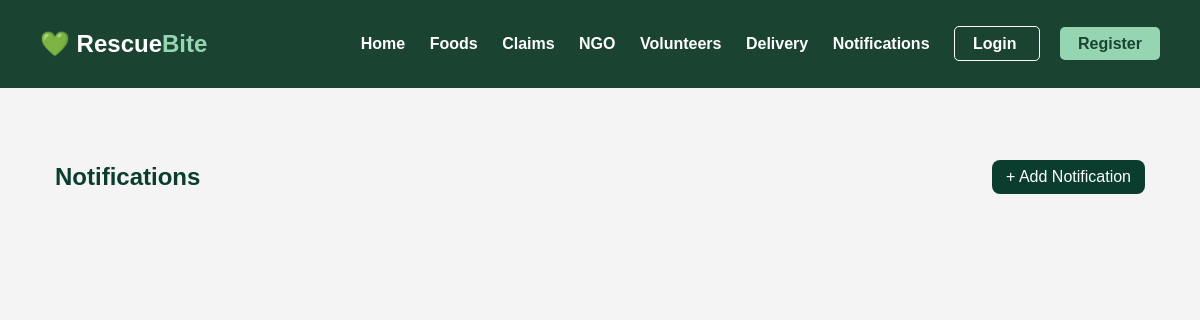
The app's page /notifications/, older data.
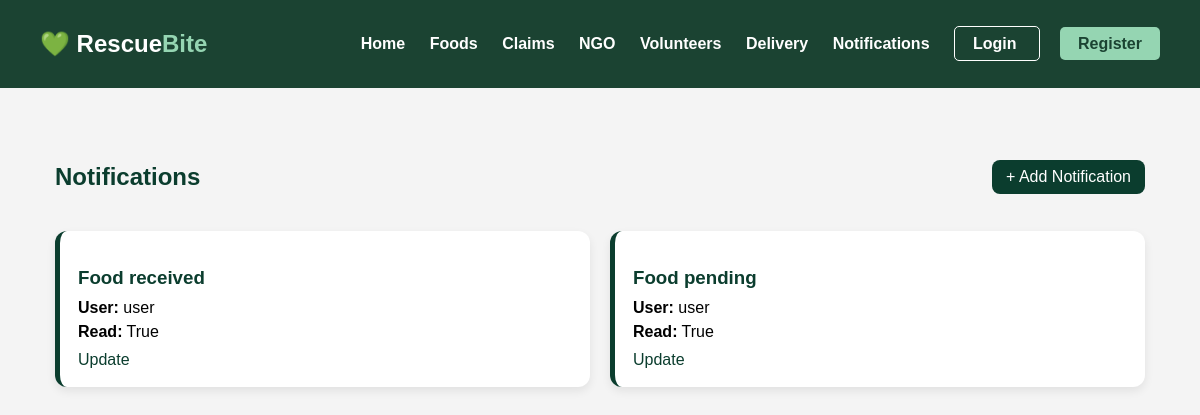
The same page, newer data.
### accounts/models.py (models this page shows, shortened)
class Notification(models.Model):
    user = models.ForeignKey(User,
                             on_delete=models.CASCADE)
    message = models.TextField()
    is_read = models.BooleanField(default=False)

### accounts/views.py (the view)
# urls.py: path('notifications/',views.notification_list,name='notification_list'),
def notification_list(request):
    notifications = Notification.objects.all()
    return render(request,
                  'accounts/notification_list.html',
                  {'notifications': notifications})

### accounts/templates/accounts/notification_list.html
{% extends 'base.html' %}
{% block content %}
<div class="notification-page">
    <div class="notification-header">
        <h2>Notifications</h2>
        <a class="add-btn" href="/notifications/create/">
            + Add Notification
        </a>
    </div>
    <div class="notification-grid">
        {% for n in notifications %}
        <div class="notification-card">
            <h3>{{ n.message }}</h3>
            <p><b>User:</b> {{ n.user.username }}</p>
            <p>
                <b>Read:</b>
                {% if n.is_read %}
                    True
                {% else %}
                    False
                {% endif %}
            </p>
            <div class="actions">
                <a href="/notifications/update/{{ n.id }}/">Update</a>
            </div>
        </div>
        {% endfor %}
    </div>
</div>
{% endblock %}

### rescuebiteapp/templates/base.html (shortened to what this page needs)
{% load static %}
<!DOCTYPE html>
<html>
<head>
    <link rel="stylesheet"
          href="{% static 'css/style.css' %}">
</head>
<body>
<div class="navbar">
    <h2 class="logo">
        💚 Rescue<span>Bite</span>
    </h2>
    <div class="nav-links">
        <a href="/">Home</a>
        <a href="/donation/foods/">Foods</a>
        <a href="/donation/claims/">Claims</a>
        <a href="/ngo/ngos/">NGO</a>
        <a href="/ngo/volunteers/">Volunteers</a>
        <a href="/delivery/deliveries/">Delivery</a>
        <a href="/notifications/">Notifications</a>
        <a href="/login/" class="login-btn">
            Login
        </a>
        <a href="/register/" class="register-btn">
            Register
        </a>
    </div>
</div>
<div class="{% if request.path == '/dashboard/' %}dashboard-page{% else %}container{% endif %}">
    {% block content %}
    {% endblock %}
</div>
</body>
</html>

### static/css/style.css (style rules this page uses)
body { margin:0; font-family:Arial; background:#f4f4f4; }
.navbar { background:#1b4332; padding:10px 40px; display:flex; justify-content:space-between; align-items:center; }
.logo { font-size:24px; color:white; font-weight:bold; }
.logo span { color:#95d5b2; }
.nav-links a { color:white; text-decoration:none; margin-left:20px; font-weight:bold; }
.container { padding:30px; }
.add-btn { background: #0b3d2e; color: white; padding: 8px 14px; border-radius: 8px; text-decoration: none; }
.actions { margin-top: 10px; }
.actions a { margin-right: 10px; text-decoration: none; color: #0b3d2e; }
.login-btn { border:1px solid white; padding:8px 18px; border-radius:5px; }
.register-btn { background:#95d5b2; color:#1b4332 !important; padding:8px 18px; border-radius:5px; }
.actions a { text-decoration: none; color: #0b3d2e; margin-right: 10px; }
.actions a { text-decoration: none; color: #0b3d2e; }
.notification-page { padding: 25px; }
.notification-header { display: flex; justify-content: space-between; align-items: center; margin-bottom: 20px; }
.notification-header h2 { color: #0b3d2e; }
.notification-grid { display: grid; grid-template-columns: repeat(auto-fit, minmax(260px, 1fr)); gap: 20px; }
.notification-card { background: white; padding: 18px; border-radius: 12px; border-left: 5px solid #0b3d2e; box-shadow: 0 4px 10px rgba(0,0,0,0.08); transition: 0.3s; }
.notification-card h3 { color: #0b3d2e; margin-bottom: 10px; }
.notification-card p { margin: 6px 0; }

Row changes from the older to the newer data that the page shows:
added Notification: message "Food received", user.username "user", is_read "True"
added Notification: message "Food pending", user.username "user", is_read "True"
